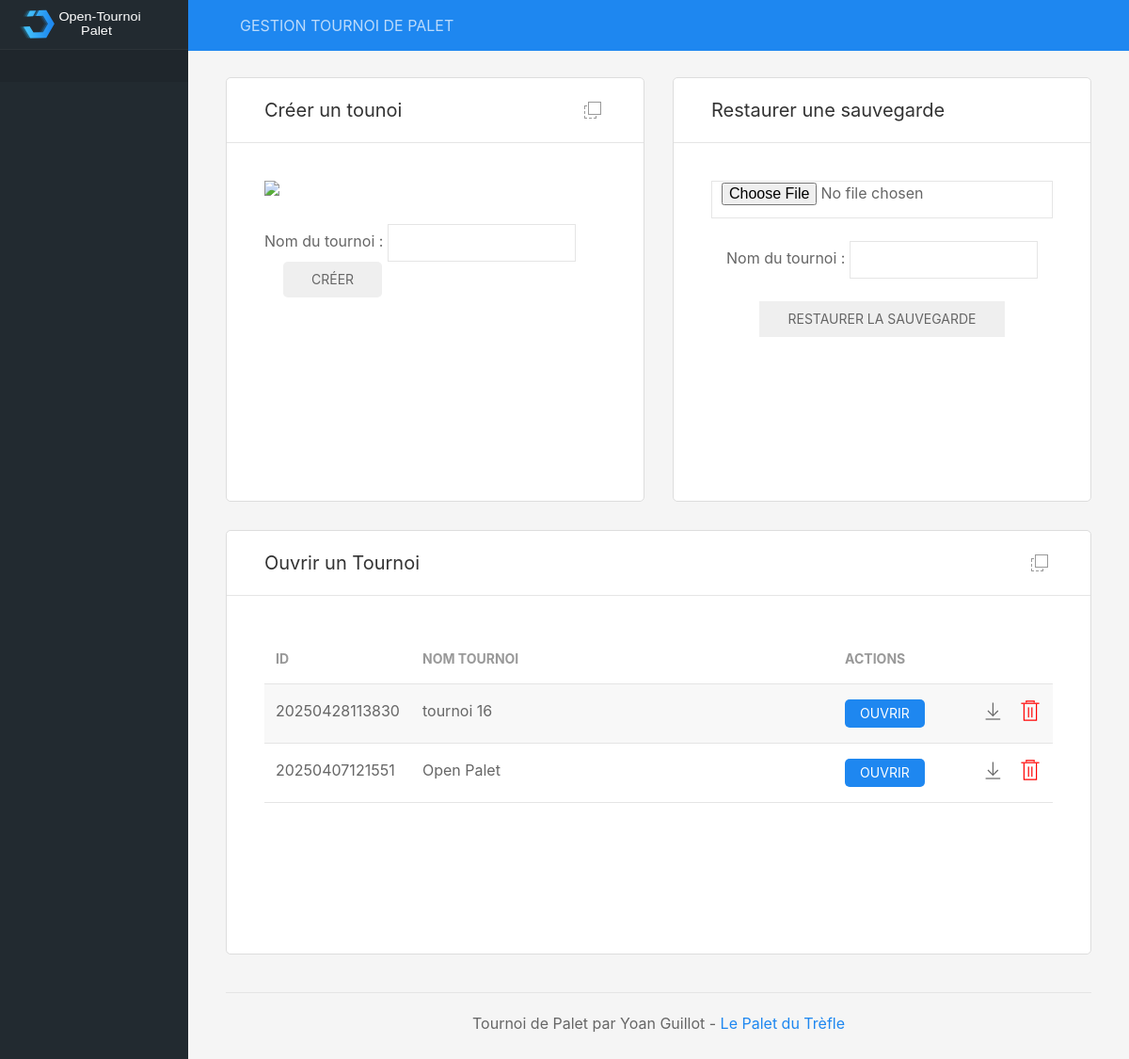
Before: / with the older database file.
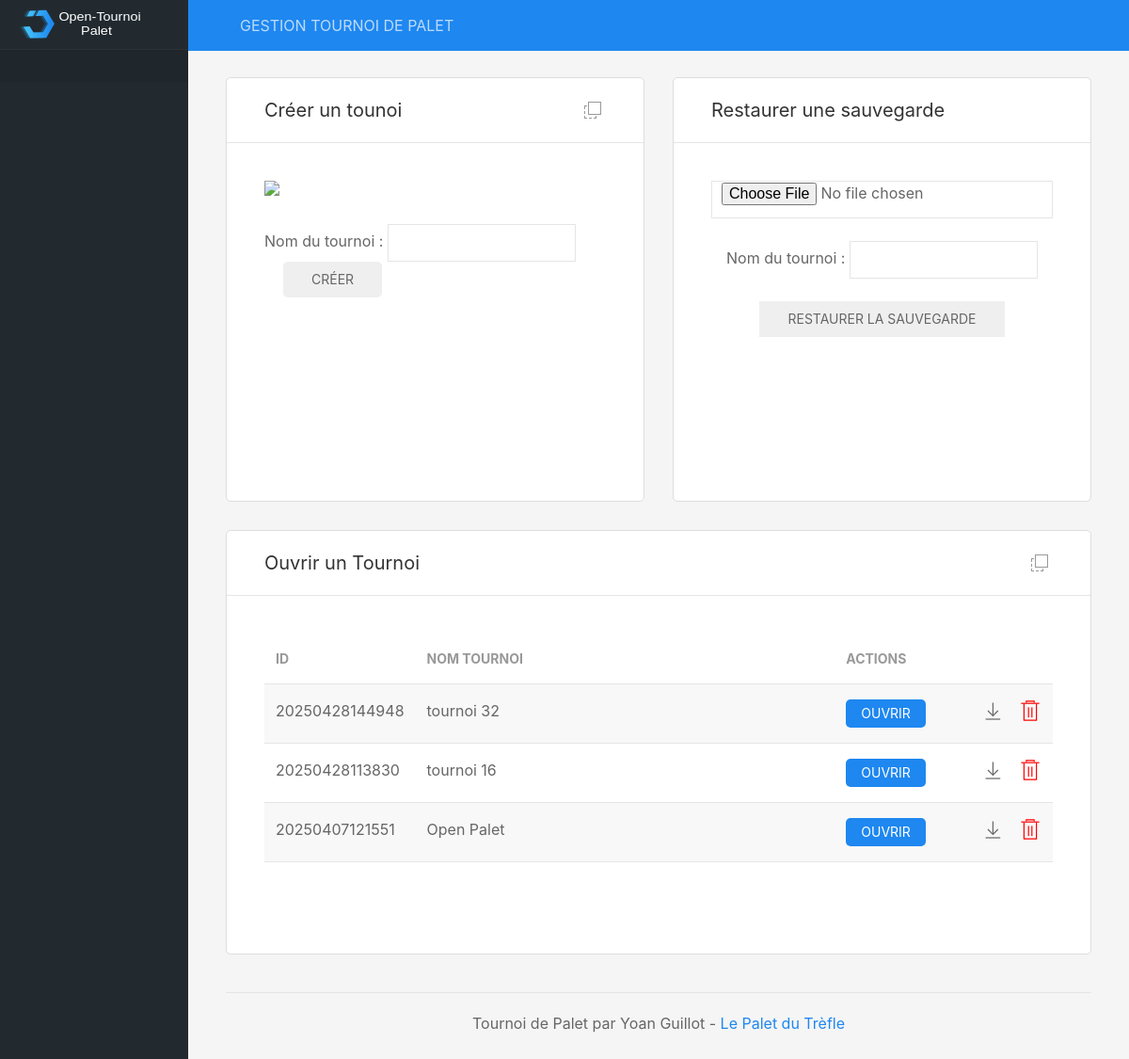
After: the same page with the newer database file.
### tables this page shows
CREATE TABLE tournois (id_tournoi NUMERIC (12) PRIMARY KEY DESC UNIQUE NOT NULL, nom_tournoi TEXT (200) NOT NULL, datecreation_tournoi DATE NOT NULL DEFAULT (STRFTIME('%d/%m/%Y, %H:%M', DATETIME('now', 'localtime'))), max_equipes INTEGER NOT NULL DEFAULT (0), type_phasesfinales TEXT NOT NULL DEFAULT aleatoire, pts_qualifs INTEGER DEFAULT (13) NOT NULL, pts_phasesfinales INTEGER NOT NULL DEFAULT (13), pts_finales NUMERIC NOT NULL DEFAULT (15), statut_inscriptions TEXT DEFAULT encours, statut_qualifs TEXT DEFAULT attente, statut_phasesfinales TEXT DEFAULT attente);

### includes/fonctions.inc.php (called while the page is built, shortened)
<?php
function listeTournois()
{
	global $db;
	$resultats = $db->query('SELECT * FROM tournois ORDER BY id_tournoi DESC');
	while ($row = $resultats->fetchArray(1)) {
		$listeTournois[] = $row;
	}
	if(!empty($listeTournois)){
		return $listeTournois;
	}
}
?>

### includes/accueil.inc.php (the view, shortened to what this page needs)
<div class="uk-grid uk-grid-medium" data-uk-grid uk-sortable="handle: .sortable-icon">
	<div class="uk-width-1-2@l">
		<div class="uk-card uk-card-default uk-card-hover">
			<div class="uk-card-header">
				<div class="uk-grid uk-grid-small">
					<div class="uk-width-auto"><h4>Créer un tounoi</h4></div>
					<div class="uk-width-expand uk-text-right panel-icons">
						<a href="#" class="uk-icon-link sortable-icon" title="Déplacer" data-uk-tooltip data-uk-icon="icon: move"></a>
					</div>
				</div>
			</div>
			<div class="uk-card-body">
				<div class="chart-container">
					<img style="max-height:200px;" src="images/tournoi.png" class="uk-align-center"/>
					<form method="POST">
							<div class="uk-panel uk-panel-box uk-margin-top">Nom du tournoi : <input name="nomTournoi" class="uk-input uk-form-width-medium" type="text" required>
							<button class="uk-button uk-button-success uk-margin-left">Créer</button>
						</div>
					</form>
				</div>
			</div>
		</div>
	</div>
	<div class="uk-width-1-2">
		<div class="uk-card uk-card-default uk-card-hover uk-height-1-1">
			<div class="uk-card-header">
				<div class="uk-grid uk-grid-small">
					<div class="uk-width-auto"><h4>Restaurer une sauvegarde</h4></div>
					<div class="uk-width-expand uk-text-right panel-icons">
					</div>
				</div>
			</div>
			<div class="uk-card-body">
				<div uk-overflow-auto>
					<div class="uk-panel uk-text-center">
                    <form name="form" method="post" action="index.php" enctype="multipart/form-data">
                        <input class="uk-input" type="file" name="aFile" />
                        <br />
                        <br />
						Nom du tournoi : <input class="uk-input uk-form-width-medium" type="text" name="nomTournoi"/><br/>
						<br/><input type="hidden" name="action" value="restauration" />
                        <input class="uk-button uk-button-success" type="submit" name="submitFile" value="restaurer la sauvegarde" />
                        </form>
                    </div>
				</div>
			</div>
		</div>
	</div>
</div>
<div class="uk-grid uk-grid-medium" data-uk-grid uk-sortable="handle: .sortable-icon">
	<div class="uk-width-1-1">
		<div class="uk-card uk-card-default uk-card-hover">
			<div class="uk-card-header">
				<div class="uk-grid uk-grid-small">
					<div class="uk-width-auto"><h4>Ouvrir un Tournoi</h4></div>
					<div class="uk-width-expand uk-text-right panel-icons">
						<a href="#" class="uk-icon-link sortable-icon" title="Déplacer" data-uk-tooltip data-uk-icon="icon: move"></a>
					</div>
				</div>
			</div>
			<div class="uk-card-body">
				<div class="chart-container" uk-overflow-auto>
					<table class="uk-table uk-table-striped">
						<thead>
							<tr>
								<th style="width:10%">ID</th>
								<th style="width: 60%">Nom tournoi</th>
								<th style="width: 30%">Actions</th>
							</tr>
						</thead>
<?php
	$listeTournois = listeTournois();
	if(!empty($listeTournois)){
		foreach($listeTournois as $row) {
			echo "<tr><td>". $row['id_tournoi'] ."</td>
				<td>". $row['nom_tournoi'] ."</td>
				<td>
					<a href=\"index.php?idtournoi=". $row['id_tournoi'] ."\"><button class=\"uk-button uk-button-primary uk-button-small\">Ouvrir</button></a>
					<a class=\"uk-float-right\" style=\"color: red\" href=\"\" onclick=\"supprTournoi(". $row['id_tournoi'] .")\" uk-icon=\"icon: trash; ratio: 1.2\" uk-toggle=\"target: #supprTournoi\"></a>
					<a class=\"uk-float-right\" style=\"margin-right: 15px;\" href=\"./includes/conf/". $row['id_tournoi'] .".db\" uk-icon=\"icon: download; ratio: 1.2\"></a>
				</td>
			</tr>";
		}
	}else{
		echo "<tr><td></td><td>Aucun Tournoi !</td><td></td></tr>";
	}
?>
					</table>
				</div>
			</div>
		</div>
	</div>
</div>

### index.php (shortened to what this page needs)
<!DOCTYPE html>
<head>
    <link rel="stylesheet" href="css/uikit.min.css" />
    <link rel="stylesheet" href="css/dashboard.css" />
    <link rel="stylesheet" href="css/style.css" />
    <link rel="stylesheet" href="css/arbres.css" />
</head>
<body>
<?php
if (isset($_GET['idtournoi'])){
	$idTournoi = $_GET['idtournoi'];
	$db = new SQLite3('includes/conf/' .$idTournoi. '.db');
	if (!empty($_GET['page'])){
		$page = $_GET['page'];
	}else{
		$page = "gestion";
	}
}else{
	$db = new SQLite3('includes/conf/tournois.db');
}
include 'includes/fonctions.inc.php';
include 'includes/dashboard.inc.php';
?>
</body>
</html>

### includes/dashboard.inc.php (shortened to what this page needs)
		<header id="top-head" class="uk-position-fixed">
			<div class="uk-container uk-container-expand uk-background-primary">
				<nav class="uk-navbar uk-light uk-padding-small" data-uk-navbar="mode:click; duration: 250">
					<div class="uk-navbar-left">
						<div>GESTION TOURNOI DE PALET</div>
					</div>
				</nav>
			</div>
		</header>
		<aside id="left-col" class="uk-light uk-visible@m">
			<div class="left-logo uk-flex uk-flex-middle">
				<img class="custom-logo" src="img/dashboard-logo.svg" alt="">
			</div>
			<div class="left-content-box  content-box-dark">
			</div>
		</aside>
		<div id="content" data-uk-height-viewport="expand: true" style="height:100%; display:block;">
			<div class="uk-container uk-container-expand">
<?php
	include "includes/$page.inc.php";
?>
				<footer class="uk-section uk-section-small uk-width-1-1 uk-text-center donotprint">
					<hr>
					<p class="uk-text-center">Tournoi de Palet par Yoan Guillot - <a href="https://www.lepaletdutrefle.fr">Le Palet du Trèfle</a>
					</p>
				</footer>
			</div>
		</div>

### css/dashboard.css (style rules this page uses)
#top-head { z-index: 9; top: 0; left:0; right:0; }
#left-col { position: fixed; left: 0; top:0; bottom:0; overflow-x: hidden; overflow-y: auto; background-color: #222A30; width: 200px; z-index:2; transition: height 0.3s ease-out; }
.left-content-box { padding: 0.75rem 20px; border-top: 1px solid rgba(255,255,255,0.06); margin-bottom: -1px; }
.content-box-dark { background-color: rgba(0,0,0,0.09); }
.left-logo { height: 52px; line-height: 52px; padding: 0 20px; }
.custom-logo { height: 32px; }
.panel-icons { margin: 0 4px; }
#content { margin-top: 52px; padding: 30px 0 0 0; background-color: #f5f5f5; margin-left: 0; transition: margin 0.2s cubic-bezier(.4,0,.2,1); }
@media screen and (min-width: 960px) { #content { margin-left: 200px; } }
@media screen and (min-width: 960px) { #top-head { left:200px; } }
.uk-card { box-shadow: none; }
.uk-card { -webkit-transition: box-shadow 0.55s cubic-bezier(.4,0,.2,1); transition: box-shadow 0.55s cubic-bezier(.4,0,.2,1); }
.chart-container { position: relative; height: 300px; margin: 0 auto; }

### css/style.css (style rules this page uses)
.uk-table th { font-weight: bolder; }
button, select { border-radius: 5px !important; }
.uk-card { border-radius: 5px; border: 1px solid #dddddd; }

Changed rows visible on the page:
added tournois: id_tournoi "20250428144948", nom_tournoi "tournoi 32"
